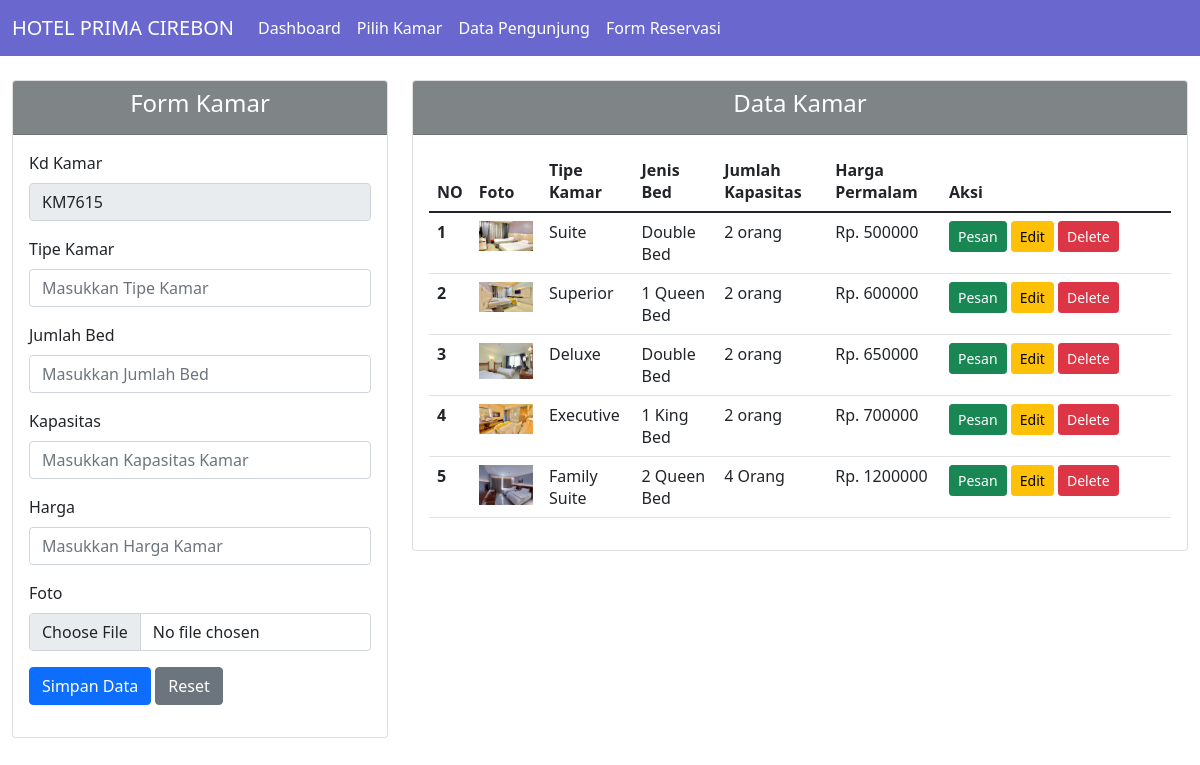
/data_kamar.php, run on the app's committed database.
### tables this page shows
CREATE TABLE `data_kamar` (
  `kd_kamar` int(11) NOT NULL,
  `tipe` varchar(40) NOT NULL,
  `bed` varchar(40) NOT NULL,
  `kapasitas` varchar(40) NOT NULL,
  `harga` int(11) NOT NULL,
  `foto` text NOT NULL
);

### database.php (called while the page is built, shortened)
<?php
class database
{
	var $host = "localhost";
	var $user = "root";
	var $pass = "root";
	var $db   = "20210120014_hotel";
	var $koneksi = "";
	function __construct()
	{
		$this->koneksi = mysqli_connect($this->host, $this->user, $this->pass, $this->db);
	}
	function data_kamar()
	{
		return mysqli_query($this->koneksi, "select * from data_kamar");
	}
}

### data_kamar.php (the view, shortened to what this page needs)
<?php
class dashboard
{
    function __construct()
    {
        include "menu.php";
    }
}
include 'database.php';
$db = new database();
$data_kamar = $db->data_kamar();
?>
<!doctype html>
<html lang="en">
<head>
    <link href="https://cdn.jsdelivr.net/npm/bootstrap@5.1.3/dist/css/bootstrap.min.css" rel="stylesheet">
</head>
<body>
    <div class="container-fluid">
        <div class="row mt-4">
            <?php include('form_kamar.php'); ?>
            <div class="col-md-8">
                <div class="card">
                    <div class="card-header" style="background: #7F8487;">
                        <h4 class="text-center text-white">Data Kamar</h4>
                    </div>
                    <div class="card-body">
                        <table class="table">
                            <thead>
                                <tr>
                                    <th scope="col">NO</th>
                                    <th scope="col">Foto</th>
                                    <th scope="col">Tipe Kamar</th>
                                    <th scope="col">Jenis Bed</th>
                                    <th scope="col">Jumlah Kapasitas</th>
                                    <th scope="col">Harga Permalam</th>
                                    <th width="230px">Aksi</th>
                                </tr>
                            </thead>
                            <tbody>
                                <?php
                                $no = 1;
                                foreach ($data_kamar as $row) {
                                ?>
                                    <tr>
                                        <th><?php echo $no++; ?></th>
                                        <td>
                                            <img src="./doc/<?php echo "$row[foto]"; ?>" width="100px" class="img-fluid" alt="<?php echo "$row[foto]"; ?>">
                                        </td>
                                        <td><?php echo "$row[tipe]"; ?></td>
                                        <td><?php echo "$row[bed]"; ?></td>
                                        <td><?php echo "$row[kapasitas]"; ?></td>
                                        <td>Rp. <?php echo "$row[harga]"; ?></td>
                                        <td>
                                            <?php echo "<a href='data_reservasi.php?kamar=$row[kd_kamar]' class='btn btn-sm btn-success'>Pesan</a>"; ?>
                                            <a name="" id="" class="btn btn-sm btn-warning" href="data_kamar.php?edit=update&&id=<?= $row['kd_kamar']; ?>" role="button">Edit</a>
                                            <a name="" id="" class="btn btn-sm btn-danger" href="proses_kamar.php?aksi=delete&&id=<?= $row['kd_kamar']; ?>" role="button">Delete</a>
                                        </td>
                                    </tr>
                                <?php
                                }
                                ?>
                            </tbody>
                        </table>
                    </div>
                </div>
            </div>
        </div>
    </div>
</body>
</html>

### data on the page
data_kamar: foto (picture), tipe "Suite", bed "Double Bed", kapasitas "2 orang", harga "500000"
data_kamar: foto (picture), tipe "Superior", bed "1 Queen Bed", kapasitas "2 orang", harga "600000"
data_kamar: shows a picture, tipe "Deluxe", bed "Double Bed", kapasitas "2 orang", harga "650000"
data_kamar: foto (picture), tipe "Executive", bed "1 King Bed", kapasitas "2 orang", harga "700000"
data_kamar: foto (picture), tipe "Family Suite", bed "2 Queen Bed", kapasitas "4 Orang", harga "1200000"
